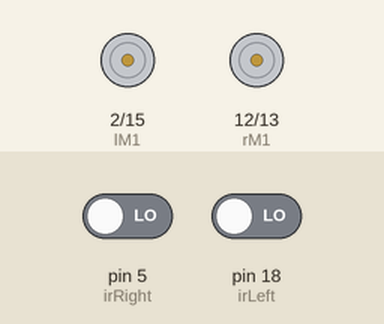
Recording of a sketch running on a simulated Arduino Uno, built with avr-gcc and run on an emulated ATmega328P. On the bench: motor-driver pin pairs drawn as motors (green arrow = first pin HIGH = forward, orange = second pin HIGH = backward, longer = more drive). The inputs (shaded band) are chosen by the test bench; at power-on: pin 5 (irRight) LOW, pin 18 (irLeft) LOW.

Above: at 1.2 s.
1.3 s: pin 5 (irRight) driven HIGH
At 2.1 s:
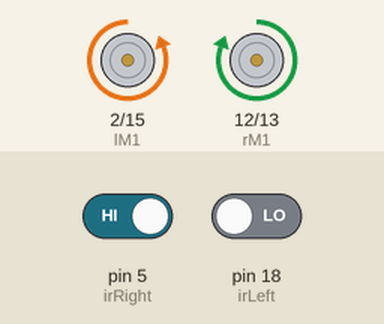
2.8 s: pin 18 (irLeft) driven HIGH
At 3.0 s:
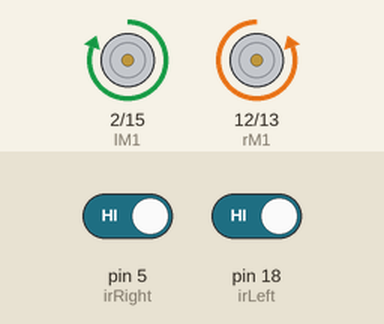
5.8 s: pin 18 (irLeft) driven LOW
At 6.8 s:
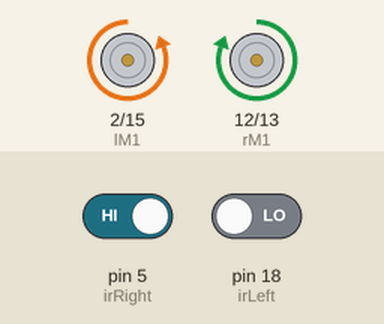
Timing chart, 0 to 8.8 s (numbered marks = the images above; inputs shaded):
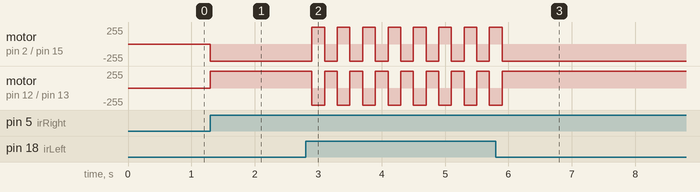

The sketch:

Tussen_2_lijnen_rijden.ino
```cpp
// Left Motor connections
#define lM1 2
#define lM2 15
// Right Motor connections
#define rM1 12
#define rM2 13
//Ir sensors
#define irLeft 18
#define irRight 5

//States of IR sensor
int irLeftState;
int irRightState;
boolean acmIsRight = false;
boolean acmIsLeft = false;

void setup() {
  //Set all the motor control pins to outputs
  pinMode(lM1, OUTPUT);
  pinMode(lM2, OUTPUT);
  pinMode(rM1, OUTPUT);
  pinMode(rM2, OUTPUT);
  //Set the IR sensors to an input
  pinMode(irLeft, INPUT);
  pinMode(irRight, INPUT);
}

void loop() {
  //Putting the value what IR sensor gives into the state variable of the ir sensors
  irLeftState = digitalRead(irLeft);
  irRightState = digitalRead(irRight);

  if(irLeftState == 1){
    drive('r');
    delay(200);
    acmIsRight = false;
    acmIsLeft = true;
  }
  if(irRightState == 1){
    drive('l');
    delay(200);
    acmIsRight = true;
    acmIsLeft = false;
  }
}
//Function to drive the motors to given direction
void drive(char mode){
  switch (mode){
    case 'f':
      digitalWrite(lM1, HIGH);
      digitalWrite(lM2, LOW);
      digitalWrite(rM1, HIGH);
      digitalWrite(rM2, LOW);
      break;
    case 'b':
      digitalWrite(lM1, LOW);
      digitalWrite(lM2, HIGH);
      digitalWrite(rM1, LOW);
      digitalWrite(rM2, HIGH);
      break;
    case 'l':
      digitalWrite(lM1, LOW);
      digitalWrite(lM2, HIGH);
      digitalWrite(rM1, HIGH);
      digitalWrite(rM2, LOW);
      break;
    case 'r':
      digitalWrite(lM1, HIGH);
      digitalWrite(lM2, LOW);
      digitalWrite(rM1, LOW);
      digitalWrite(rM2, HIGH);
      break;
    case 'p':
      digitalWrite(lM1, LOW);
      digitalWrite(lM2, LOW);
      digitalWrite(rM1, LOW);
      digitalWrite(rM2, LOW);
      break;
  }
}
```

Measured:
- after the input at 1.3 s, motor on pin 2 (lM1) / pin 15 (lM2): stopped → backward 255/255 at once; motor on pin 12 (rM1) / pin 13 (rM2): stopped → forward 255/255 at once
- after the input at 2.8 s, motor on pin 2 (lM1) / pin 15 (lM2), motor on pin 12 (rM1) / pin 13 (rM2): alternates forward 255/255 for 0.20 s and backward 255/255 for 0.20 s, starting after 0.10 s
- after the input at 5.8 s, motor on pin 2 (lM1) / pin 15 (lM2): goes on until 5.9 s, then stays backward 255/255; motor on pin 12 (rM1) / pin 13 (rM2): goes on until 5.9 s, then stays forward 255/255
